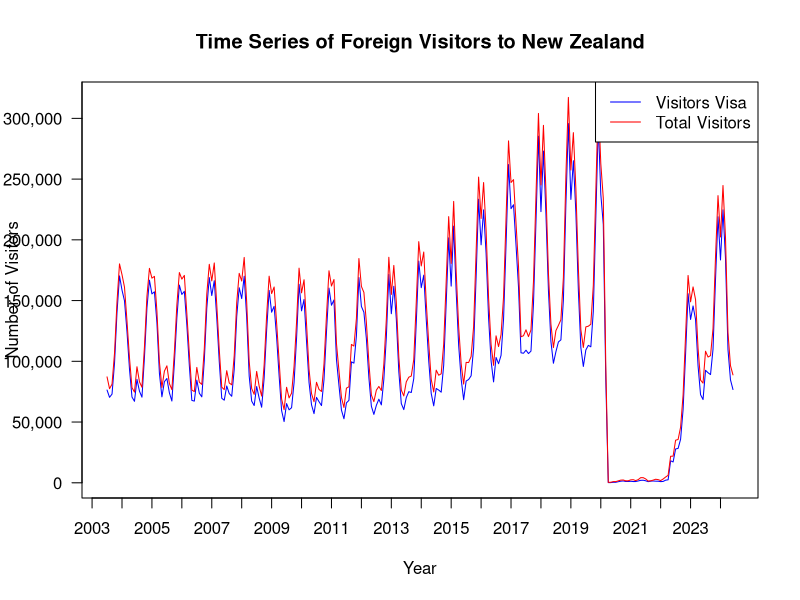
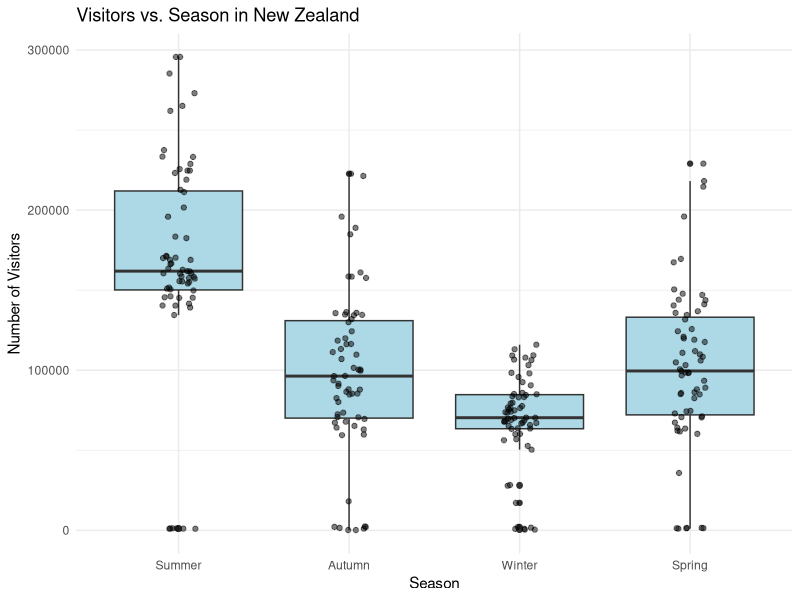
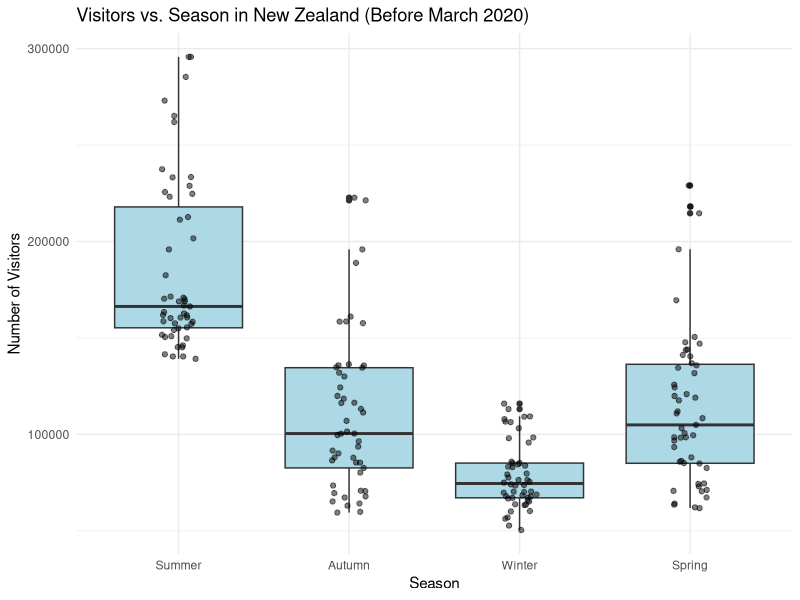

Write R code to recreate these figures, in order.
options(scipen = 999)

library(ggplot2)
library(dplyr)


ts_df <- read.csv('Timespan.csv')

colnames(ts_df)[1] <- "Year Month"
colnames(ts_df) <- ts_df[1, ]
ts_df <- ts_df[-1, ]

ts_df_total <- ts_df[, -c(2:64)]

colnames(ts_df_total)[1] <- "Year_Month"

ts_df_total$`Year_Month` <- as.character(ts_df_total$`Year_Month`)

ts_df_total$Year <- as.numeric(substr(ts_df_total$`Year_Month`, 1, 4))
ts_df_total$Month <- as.numeric(substr(ts_df_total$`Year_Month`, 6, 7))

ts_df_total$`Year Month` <- as.Date(paste(ts_df_total$Year, ts_df_total$Month, "01", sep = "-"), format = "%Y-%m-%d")

ts_df_total$Visitor <- as.numeric(ts_df_total$Visitor)
ts_df_total$TOTAL <- as.numeric(ts_df_total$TOTAL)

#update- exclude nz and au passport from analysis
ts_df_total$Residence <- as.numeric(ts_df_total$Residence)
ts_df_total$Student <- as.numeric(ts_df_total$Student)
ts_df_total$Work <- as.numeric(ts_df_total$Work)
ts_df_total$Other <- as.numeric(ts_df_total$Other)
ts_df_total$TOTALnoNZAU <- ts_df_total$Residence + ts_df_total$Student + ts_df_total$Visitor + ts_df_total$Work + ts_df_total$Other


start_year <- 2003
start_month <- 7
ts_visitor <- ts(ts_df_total$Visitor, start = c(start_year, start_month), frequency = 12)
ts_total <- ts(ts_df_total$TOTALnoNZAU, start = c(start_year, start_month), frequency = 12)

# ts plot
plot(ts_visitor, col = "blue", ylim = range(c(ts_visitor, ts_total)),
     ylab = "Number of Visitors", xlab = "Year", main = "Time Series of Foreign Visitors to New Zealand",
     xaxt = "n", yaxt = "n")

axis(2, at = pretty(range(c(ts_visitor, ts_total))),
     labels = format(pretty(range(c(ts_visitor, ts_total))), big.mark = ","), las = 1)

years <- seq(start_year, 2024, by = 1)
axis(1, at = years, labels = years)

lines(ts_total, col = "red")
legend("topright", legend = c("Visitors Visa", "Total Visitors"),
       col = c("blue", "red"), lty = 1)

#recovery percentage of visitor visa

ts_df_total$Visitor <- as.numeric(ts_df_total$Visitor)
annual_visitors <- aggregate(Visitor ~ Year, data = ts_df_total, sum)
annual_visitors_sorted <- annual_visitors[order(-annual_visitors$Visitor), ]
print(annual_visitors_sorted)

visitors_2018 <- annual_visitors[annual_visitors$Year == 2018, "Visitor"]
visitors_2023 <- annual_visitors[annual_visitors$Year == 2023, "Visitor"]
recovery_rate <- (visitors_2023 / visitors_2018) * 100
recovery_rate

# lm on season (whole time span)
get_season <- function(month) {
  if (month %in% c(12, 1, 2)) {
    return("Summer")
  } else if (month %in% c(3, 4, 5)) {
    return("Autumn")
  } else if (month %in% c(6, 7, 8)) {
    return("Winter")
  } else {
    return("Spring")
  }
}

ts_df_total$Season <- sapply(ts_df_total$Month, get_season)

ts_df_total$Season <- factor(ts_df_total$Season, levels = c("Summer", "Autumn", "Winter", "Spring"))

visitor_lm <- lm(Visitor ~ Season, data = ts_df_total)

summary(visitor_lm)

ggplot(ts_df_total, aes(x = Season, y = Visitor)) +
  geom_boxplot(fill = "lightblue") + 
  geom_point(position = position_jitter(width = 0.1), alpha = 0.5) +  
  geom_smooth(method = "lm", se = FALSE, col = "red") + 
  labs(title = "Visitors vs. Season in New Zealand",
       x = "Season",
       y = "Number of Visitors") +
  theme_minimal()


##lm prior covid
ts_df_filtered <- subset(ts_df_total, `Year Month` <= as.Date("2020-03-01"))
ts_df_filtered$Season <- sapply(ts_df_filtered$Month, get_season)


ts_df_filtered$Season <- factor(ts_df_filtered$Season, levels = c("Summer", "Autumn", "Winter", "Spring"))

visitor_lm_filtered <- lm(Visitor ~ Season, data = ts_df_filtered)

summary(visitor_lm_filtered)

ggplot(ts_df_filtered, aes(x = Season, y = Visitor)) +
  geom_boxplot(fill = "lightblue") +  
  geom_point(position = position_jitter(width = 0.1), alpha = 0.5) +  
  geom_smooth(method = "lm", se = FALSE, col = "red") +  
  labs(title = "Visitors vs. Season in New Zealand (Before March 2020)",
       x = "Season",
       y = "Number of Visitors") +
  theme_minimal()
